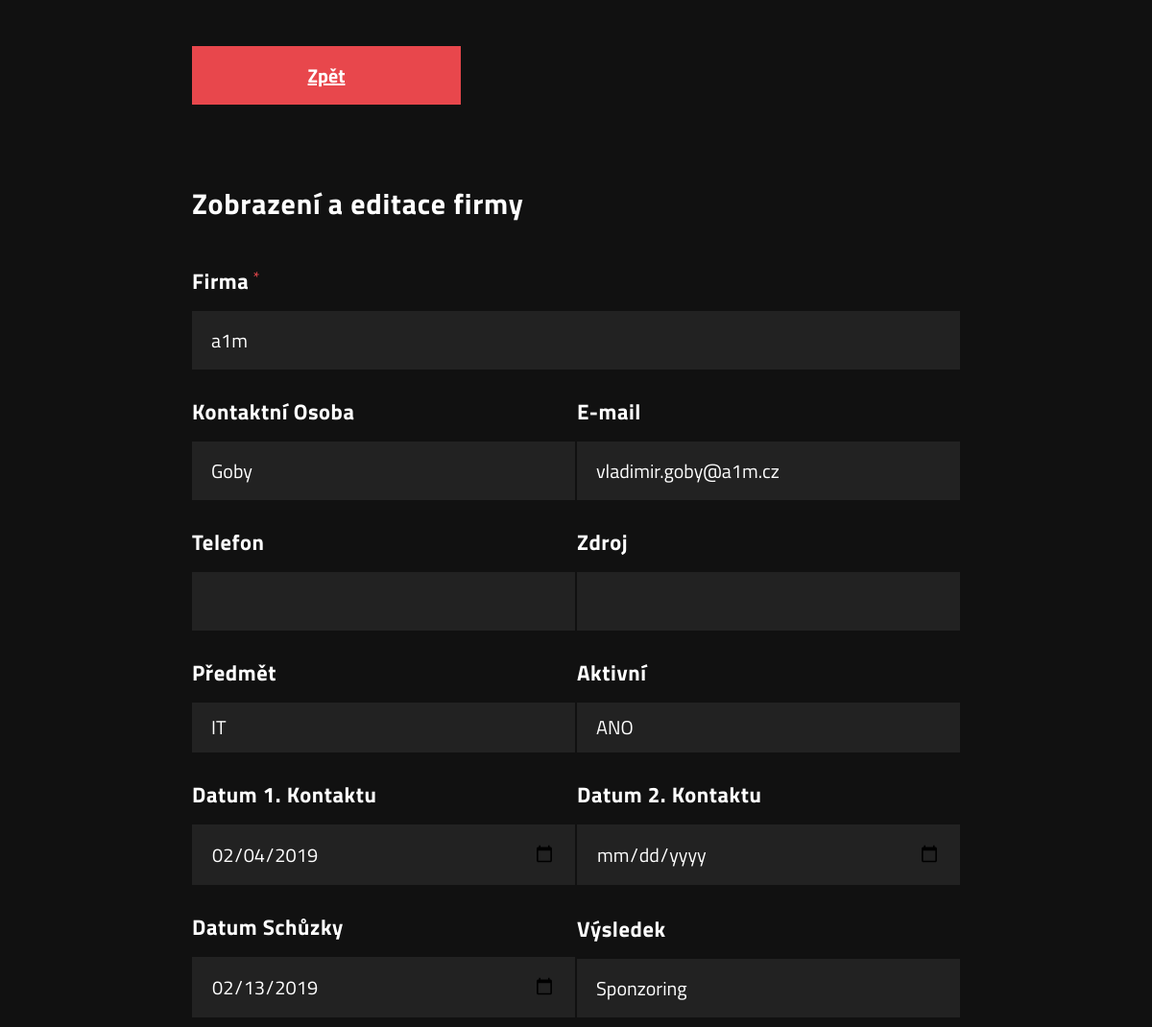
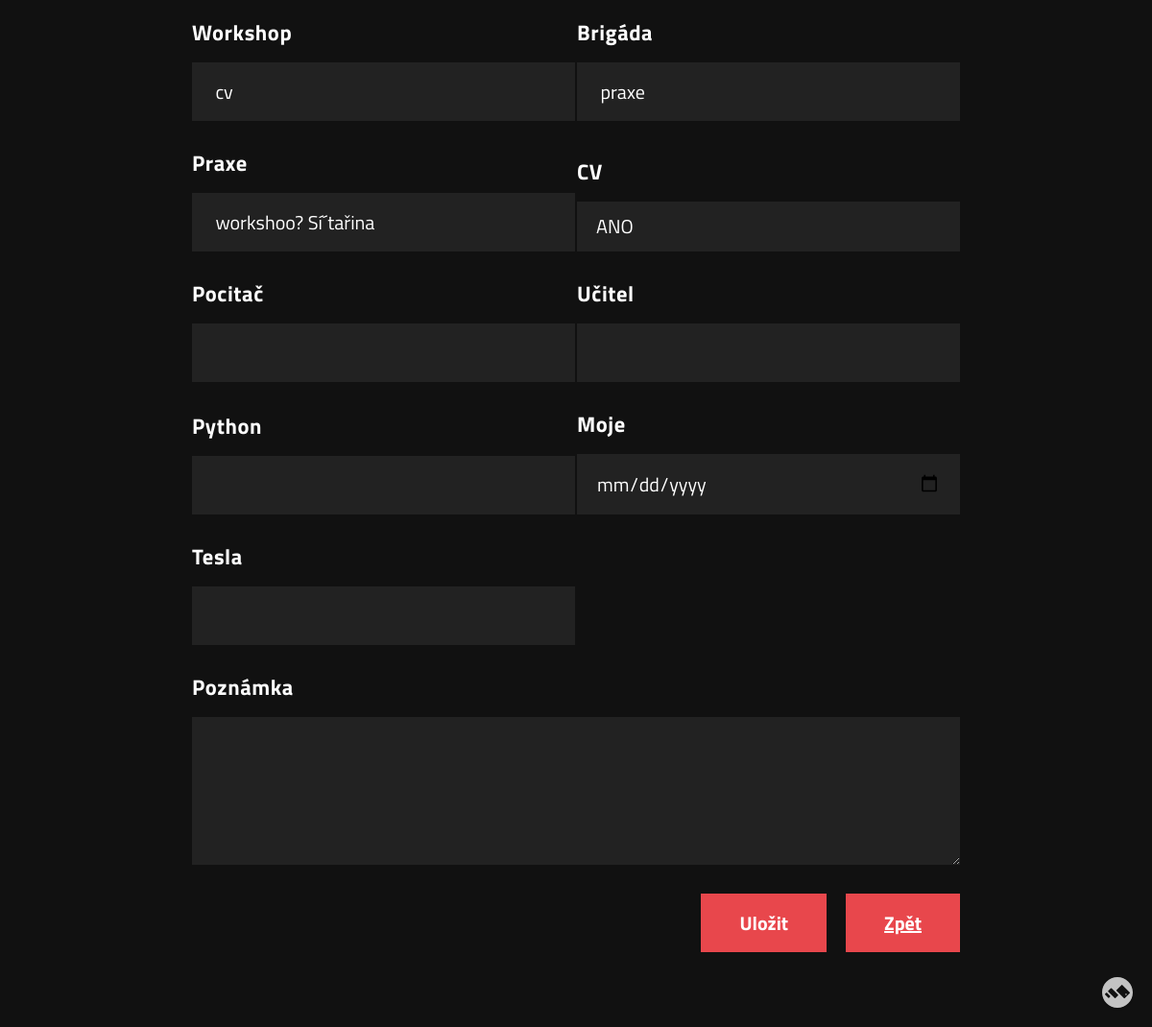
Page /editFirm/editFirmForm.php?id=5 (signed in) on the committed database (2 pictures, top to bottom).
### tables this page shows
CREATE TABLE `firm` (
  `id` int(11) NOT NULL,
  `active` tinyint(4) NOT NULL DEFAULT 1,
  `name` varchar(500) DEFAULT NULL,
  `surname` varchar(500) DEFAULT NULL,
  `email` varchar(500) DEFAULT NULL,
  `phone` varchar(14) DEFAULT NULL,
  `subject_id` int(11) DEFAULT NULL,
  `source` varchar(500) DEFAULT NULL,
  `date_of_contact` date DEFAULT NULL,
  `date_of_2_contact` date DEFAULT NULL,
  `date_of_meeting` date DEFAULT NULL,
  `result` varchar(500) DEFAULT NULL,
  `workshop` varchar(500) DEFAULT NULL,
  `brigade` varchar(500) DEFAULT NULL,
  `practice` varchar(500) DEFAULT NULL,
  `cv` tinyint(4) DEFAULT NULL,
  `note` varchar(500) DEFAULT NULL,
  `c12` varchar(500) DEFAULT NULL,
  `c13` varchar(500) DEFAULT NULL,
  `c14` varchar(500) DEFAULT NULL,
  `c15` varchar(500) DEFAULT NULL,
  `c16` varchar(500) DEFAULT NULL
);

CREATE TABLE `subject` (
  `id` int(11) NOT NULL,
  `name` varchar(50) NOT NULL
);

### editFirm/editFirmForm.php (the view, shortened to what this page needs)
<html lang="en" class=""><head>
<link rel="stylesheet" href="https://cdnjs.cloudflare.com/ajax/libs/normalize/5.0.0/normalize.min.css">
<link href="https://code.jquery.com/ui/1.12.1/themes/ui-lightness/jquery-ui.css" rel="stylesheet"/>
</head>
<?php
if(isset($_GET["id"])){
include_once("../conn.php");
$sql = "SELECT firm.id,firm.name,firm.surname,firm.email,firm.phone,firm.source,firm.active,firm.date_of_contact,firm.date_of_2_contact,firm.date_of_meeting,firm.result,firm.workshop,firm.brigade,firm.practice,firm.cv,firm.note,subject.name as subject, subject.id as subject_id";
$array_columns = array();
$array_columns_names = array();
$array_columns_types = array();
$columns = "SELECT columns.id,columns.name, type_of_column.type FROM columns inner join type_of_column on columns.type = type_of_column.id";
$result = $conn->query($columns);
if ($result->num_rows > 0) {
while($row = $result->fetch_assoc()) {
    $sql .= ",c". $row["id"];
    array_push($array_columns,"c".$row["id"]);
    array_push($array_columns_names,$row["name"]);
    array_push($array_columns_types,$row["type"]);
 }
} else {
}
$sql .= " FROM firm inner join subject on firm.subject_id = subject.id where firm.id = ".$_GET["id"]." limit 1";
$result = $conn->query($sql);
if ($result->num_rows > 0) {
  $row = $result->fetch_assoc();
} else {
  exit;
}
?>
<body>
  <form action="" class="form" id="<?php echo $_GET["id"]; ?>">
    <p class="field half">
    <a href="/table.php" class="button">Zpět</a>
  </p>
    <p class="field">
      <h2 class="label" style="font-size:30px">Zobrazení a editace firmy</h2>
    </p>
  <p class="field required">
    <label class="label required" for="name">Firma</label>
    <input class="text-input" id="name" name="name" required="" type="text" value="<?php echo $row["name"]; ?>">
  </p>
  <p class="field half">
    <label class="label" for="surname">Kontaktní Osoba</label>
    <input class="text-input" name="surname" type="text" value="<?php echo $row["surname"]; ?>">
  </p>
  <p class="field half">
    <label class="label" for="email">E-mail</label>
    <input class="text-input" name="email" type="email" value="<?php echo $row["email"]; ?>">
  </p>
  <p class="field half">
    <label class="label" for="phone">Telefon</label>
    <input class="text-input" name="phone" type="tel" value="<?php echo $row["phone"]; ?>">
  </p>
  <p class="field half">
    <label class="label" for="source">Zdroj</label>
    <input class="text-input" name="source" type="text" value="<?php echo $row["source"]; ?>">
  </p>
  <div class="field half">
    <label class="label">Předmět</label>
    <select class="select" name="subject_id">
    <option value="<?php echo $row["subject_id"]; ?>"><?php echo $row["subject"]; ?></option>
    </select>
  </div>
  <div class="field half">
    <label class="label">Aktivní</label>
    <select class="select" name="active">
      <?php
      if($row["active"] == 1){
        ?>
        <option value="1">ANO</option>
        <?php
      }else {
        ?>
        <option value="0">NE</option>
        <option value="1">ANO</option>
        <?php
      }
      ?>
    </select>
  </div>
  <div class="field half">
    <label class="label">Datum 1. Kontaktu</label>
    <input class="text-input" name="date_of_contact" type="date" value="<?php echo $row["date_of_contact"]; ?>">
  </div>
  <div class="field half">
    <label class="label">Datum 2. Kontaktu</label>
    <input class="text-input"name="date_of_2_contact" type="date" value="<?php echo $row["date_of_2_contact"]; ?>">
  </div>
  <div class="field half">
    <label class="label">Datum Schůzky</label>
    <input class="text-input" name="date_of_meeting" type="date" value="<?php echo $row["date_of_meeting"]; ?>">
  </div>
  <div class="field half">
    <label class="label">Výsledek</label>
    <input class="text-input" name="result" type="text" value="<?php echo $row["result"]; ?>">
  </div>
  <div class="field half">
    <label class="label">Workshop</label>
    <input class="text-input" name="workshop" type="text" value="<?php echo $row["workshop"]; ?>">
  </div>
  <div class="field half">
    <label class="label">Brigáda</label>
    <input class="text-input" name="brigade" type="text" value="<?php echo $row["brigade"]; ?>">
  </div>
  <div class="field half">
    <label class="label">Praxe</label>
    <input class="text-input" name="practice" type="text" value="<?php echo $row["practice"]; ?>">
  </div>
  <div class="field half">
    <label class="label">CV</label>
    <select class="select" name="cv">
      <?php
      if($row["cv"] == 1){
        ?>
        <option value="1">ANO</option>
        <?php
      }else {
        ?>
        <option value="0">NE</option>
        <option value="1">ANO</option>
        <?php
      }
      ?>
    </select>
  </div>
  <?php
  for($i=0;$i <count($array_columns);$i++){
    ?>
    <div class="field half">
    <label class="label"><?php echo $array_columns_names[$i]; ?></label>
    <input class="text-input" name="<?php echo $array_columns[$i]; ?>" type="<?php echo $array_columns_types[$i]; ?>" value="<?php echo $row[$array_columns[$i]]; ?>">
  </div>
    <?php
}
  ?>
  <p class="field">
    <label class="label" for="about">Poznámka</label>
    <textarea class="textarea" cols="50" id="about" name="note" rows="4"><?php echo $row["note"]; ?></textarea>
  </p>
  <p class="field buttons">
    <button class="button" id="send-button" value="Uložit">Uložit</button>
    <a href="/table.php" class="button">Zpět</a>
  </p>
  </form>
  <a href="https://codepen.io/mican/" target="_blank" class="mM"></a>
</body></html>
<?php
}
?>

### editFirm/editFirmForm.php (style rules this page uses)
html { -webkit-font-smoothing: antialiased; }
body { background-color: #111111; font-family: "Titillium Web", sans-serif; }
@media screen and (min-width: 40em) { body { font-size: 1.25em; } }
.form .button, .form .message, .customSelect, .form .select, .form .textarea, .form .text-input, .form .option-input + label, .form .checkbox-input + label, .form .label { padding: 0.75em 1em; -webkit-appearance: none; -moz-appearance: none; appearance: none; outline: none; line-height: normal; border-radius: 0; border: none; background: none; display: block; }
.form .label { font-weight: bold; color: white; padding-top: 0; padding-left: 0; letter-spacing: 0.025em; font-size: 1.125em; line-height: 1.25; position: relative; z-index: 100; }
.required .form .label:after, .form .required .label:after { content: " *"; color: #E8474C; font-weight: normal; font-size: 0.75em; vertical-align: top; }
.customSelect, .form .select, .form .textarea, .form .text-input, .form .option-input + label, .form .checkbox-input + label { font: inherit; line-height: normal; width: 100%; box-sizing: border-box; background: #222222; color: white; position: relative; }
.customSelect:placeholder, .form .select:placeholder, .form .textarea:placeholder, .form .text-input:placeholder, .form .option-input + label:placeholder, .form .checkbox-input + label:placeholder { color: white; }
.form .button { font: inherit; line-height: normal; cursor: pointer; background: #E8474C; color: white; font-weight: bold; width: auto; margin-left: auto; font-weight: bold; padding-left: 2em; padding-right: 2em; max-width: 200px; text-align:center; // dočasné řešení }
body { padding: 2em; }
.form { max-width: 40em; margin: 0 auto; position: relative; display: flex; flex-flow: row wrap; justify-content: space-between; align-items: flex-end; }
.form .field { width: 100%; margin: 0 0 1.5em 0; }
@media screen and (min-width: 40em) { .form .field.half { width: calc(50% - 1px); } }
.form .textarea { max-width: 100%; }
.form .select { text-indent: 0.01px; text-overflow: "" !important; }
.buttons { display: flex; justify-content: flex-end; gap: 20px; flex-wrap: wrap; }
.button { margin-left: 0 !important; }
.mM { display:block;border-radius:50%;box-shadow:0 1px 3px rgba(0, 0, 0, 0.12), 0 1px 2px rgba(0, 0, 0, 0.24);position:fixed;bottom:1em;right:1em;-webkit-transform-origin:50% 50%;transform-origin:50% 50%;-webkit-transition:all 240ms ease-in-out;transition:all 240ms ease-in-out;z-index:9999;opacity:0.75 }
.mM svg { display:block }

### rows in the picture
firm: name "a1m", surname "Goby", email "vladimir.goby@a1m.cz", subject_id "IT", active "ANO", date_of_contact "02/04/2019", date_of_meeting "02/13/2019", result "Sponzoring", workshop "cv", brigade "praxe", practice "workshoo? Sí´tařina", cv "ANO"

### other values in the picture
$array_columns_names[$i] "Pocitač"
$array_columns_names[$i] "Učitel"
$array_columns_names[$i] "Python"
$array_columns_names[$i] "Moje"
$array_columns_names[$i] "Tesla"
